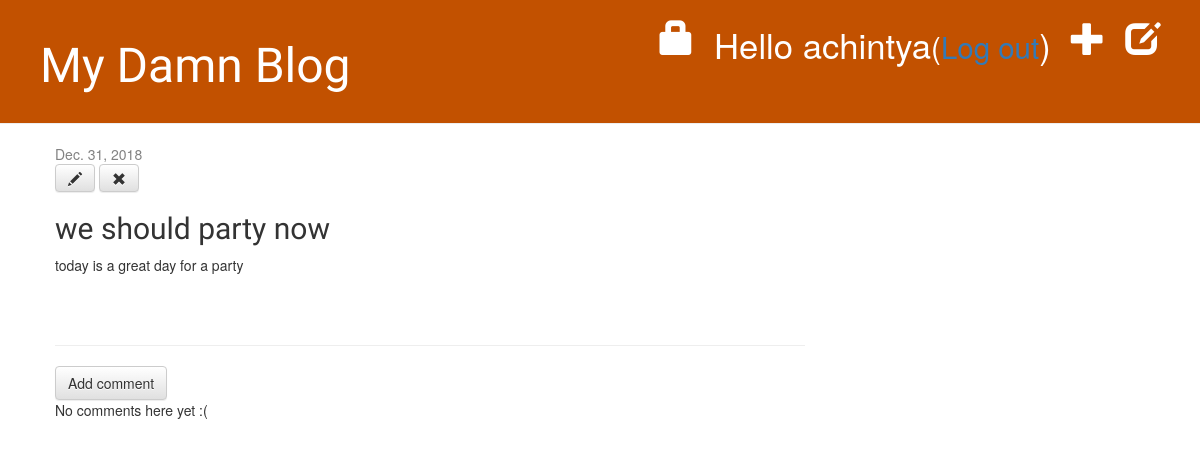
Page /post/7/ (signed in) on the earlier database version.
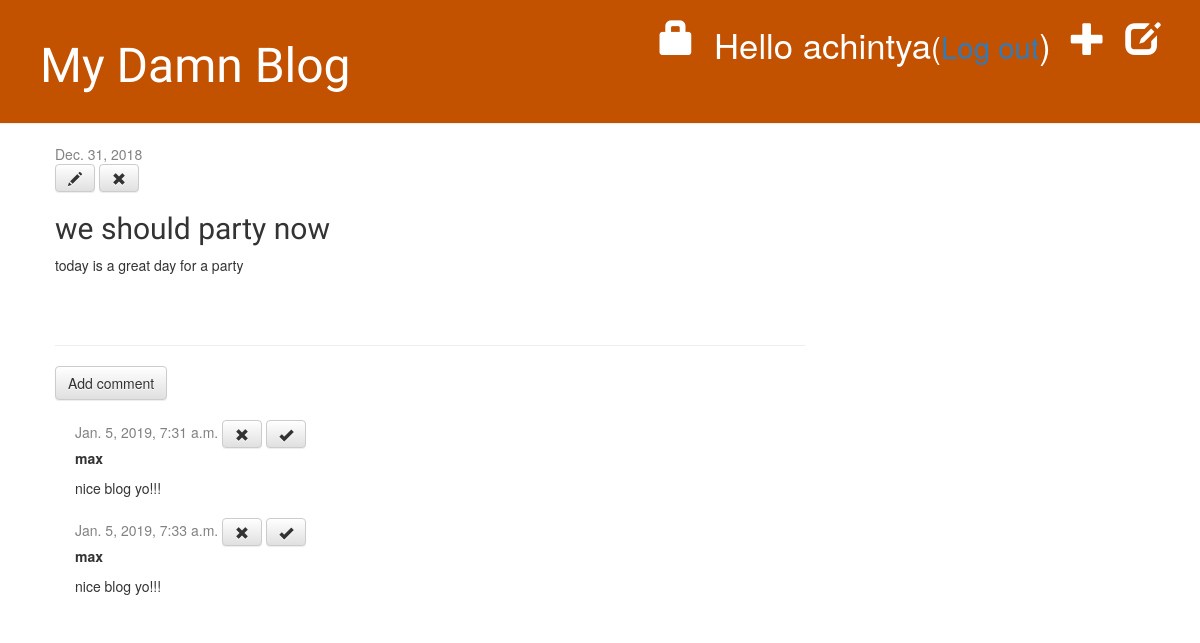
Same page on the later database version.
### blog/models.py (models this page shows, shortened)
class Post(models.Model):
    author = models.ForeignKey(settings.AUTH_USER_MODEL, on_delete=models.CASCADE)
    title = models.CharField(max_length=200)
    text = models.TextField()
    created_date = models.DateTimeField(default= timezone.now)
    published_date = models.DateField(blank=True, null=True)

class Comment(models.Model):
    post = models.ForeignKey('blog.Post', on_delete=models.CASCADE, related_name='comments')
    author = models.CharField(max_length=200)
    text = models.TextField()
    created_date = models.DateTimeField(default=timezone.now)
    approved_comment = models.BooleanField(default=False)

### blog/views.py (the view)
# urls.py: path('post/<int:pk>/', views.post_detail, name='post_detail'),
def post_detail(request, pk):
    post = get_object_or_404(Post, pk=pk)
    return render(request, 'blog/post_detail.html', {'post': post})

### blog/templates/blog/post_detail.html
{% extends 'blog/base.html' %}
{% block content %}
    <div class="post">
        {% if post.published_date %}
            <div class="date">
                {{ post.published_date }}
            </div>
        {% else %}
            <a class="btn btn-default" href="{% url 'post_publish' pk=post.pk %}">Publish</a>
        {% endif %}
        {% if user.is_authenticated %}
            <a class="btn btn-default" href="{% url 'post_edit' pk=post.pk %}"><span class="glyphicon glyphicon-pencil"></span></a>
            <a class="btn btn-default" href="{% url 'post_remove' pk=post.pk %}"><span class="glyphicon glyphicon-remove"></span></a>
        {% endif %}
        <h2>{{ post.title }}</h2>
        <p>{{ post.text|linebreaksbr }}</p>
    </div>
    <hr>
    <a class="btn btn-default" href="{% url 'add_comment_to_post' pk=post.pk %}">Add comment</a>
    {% for comment in post.comments.all %}
        {% if user.is_authenticated or comment.approved_comment %}
        <div class="comment">
            <div class="date">
                {{ comment.created_date }}
                {% if not comment.approved_comment %}
                    <a class="btn btn-default" href="{% url 'comment_remove' pk=comment.pk %}"><span class="glyphicon glyphicon-remove"></span></a>
                    <a class="btn btn-default" href="{% url 'comment_approve' pk=comment.pk %}"><span class="glyphicon glyphicon-ok"></span></a>
                {% endif %}
            </div>
            <strong>{{ comment.author }}</strong>
            <p>{{ comment.text|linebreaks }}</p>
        </div>
        {% endif %}
    {% empty %}
        <p>No comments here yet :(</p>
    {% endfor %}
{% endblock %}

### blog/templates/blog/base.html (shortened to what this page needs)
{% load static %}
<html>
    <head>
        <link rel="stylesheet" href="//maxcdn.bootstrapcdn.com/bootstrap/3.2.0/css/bootstrap.min.css">
        <link rel="stylesheet" href="//maxcdn.bootstrapcdn.com/bootstrap/3.2.0/css/bootstrap-theme.min.css">
        <link rel="stylesheet" href="{% static 'css/blog.css' %}">
    </head>
    <body>
        <div class="page-header">
            {% if user.is_authenticated %}
                <a href="{% url 'post_draft_list' %}" class="top-menu"><span class="glyphicon glyphicon-edit"></span></a>
                <a href="{% url 'post_new' %}" class="top-menu"><span class="glyphicon glyphicon-plus"></span></a>
                <p class="top-menu">Hello {{ user.username }}<small>(<a href="{% url 'logout' %}">Log out</a></small>)</p>
            {% endif %}
            <a href="{% url 'login' %}" class="top-menu"><span class="glyphicon glyphicon-lock"></span></a>
            <h1><a href="/"> My Damn Blog</a></h1>
        </div>
        <div class="content container">
            <div class="row">
                <div class="col-md-8">
                    {% block content %}
                    {% endblock %}
                </div>
            </div>
        </div>
    </body>
</html>

### blog/static/css/blog.css (style rules this page uses)
.page-header { background-color: #C25100; margin-top: 0; padding: 20px 20px 20px 40px; }
.page-header h1, .page-header h1 a, .page-header h1 a:visited, .page-header h1 a:active { color: #ffffff; font-size: 36pt; text-decoration: none; }
.content { margin-left: 40px; }
h1, h2, h3, h4 { font-family: 'Lobster', cursive; }
.date { color: #828282; }
.top-menu, .top-menu:hover, .top-menu:visited { color: #ffffff; float: right; font-size: 26pt; margin-right: 20px; }
.post { margin-bottom: 70px; }
.comment { margin: 20px 0px 20px 20px; }

Differences in the rows shown:
added Comment: created_date "Jan. 5, 2019, 7:31 a.m.", approved_comment False (drawn), author "max", text "nice blog yo!!!"
added Comment: created_date "Jan. 5, 2019, 7:33 a.m.", approved_comment False (drawn), author "max", text "nice blog yo!!!"
Other differences:
text no longer shown: "No comments here yet :("
